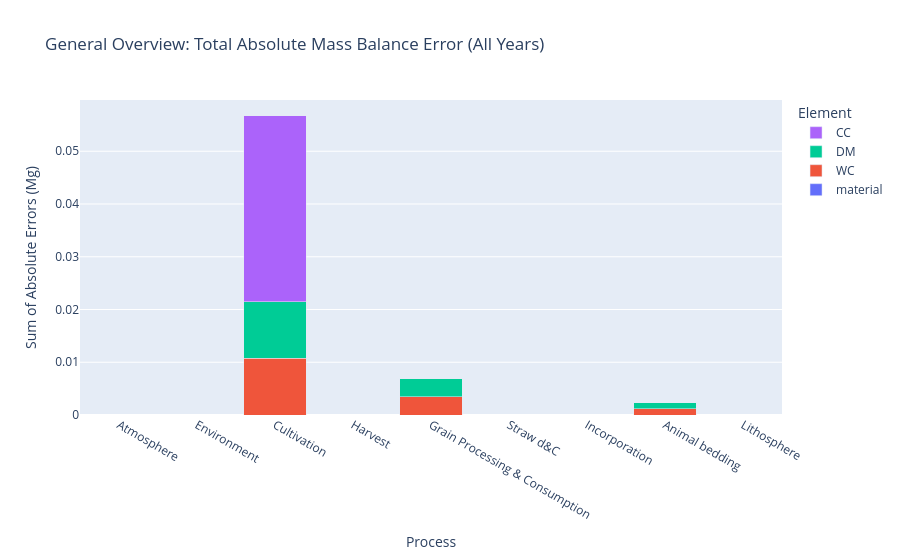

Notebook cell for this chart:
### Code cell
# Mass Balance Error Visualization
print("\n⚖️ Creating mass balance error plots...")
try:
    # Display the general overview plot
    print("\n--- General Overview: Total Absolute Errors ---")
    
    # --- DEBUG CELL ---
    print("\n" + "="*30)
    print("🔬 DEBUGGING FLOW F_00_02")
    print("="*30)
    try:
        debug_flow = mfa_system_with_results.FlowDict.get('F_00_02')
        if debug_flow:
            print("Elements:", mfa_system_with_results.Elements)
            print("Flow F_00_02 Values (first 5 years):")
            print(pd.DataFrame(debug_flow.Values[:5, :], columns=mfa_system_with_results.Elements).to_string())
        else:
            print("Flow F_00_02 not found in the system.")
    except Exception as e:
        print(f"Error during debug: {e}")
    print("="*30)
    # --- END DEBUG CELL ---
    
    plotting.plot_total_mass_balance_error(mfa_system_with_results)
    
    # Display the time-specific interactive plot
    print("\n--- Time-Specific View: Interactive Error Check ---")
    plotting.plot_optimized_mass_balance_error(mfa_system_with_results)
    
    print("✅ Mass balance error plots created")
except Exception as e:
    print(f"⚠️ Could not create mass balance error plots: {e}")

### Figure 1 — Plotly figure (JSON) as saved in the notebook; plotly's stock layout.template omitted (floating-point values rounded to 4 significant figures)
{"data": [{"name": "material", "type": "bar", "x": ["Atmosphere", "Environment", "Cultivation", "Harvest", "Grain Processing & Consumption", "Straw d&C", "Incorporation", "Animal bedding", "Lithosphere"], "y": [0, 0, 0, 0, 5.821e-10, 2.91e-10, 0, 1.455e-10, 0]}, {"name": "WC", "type": "bar", "x": ["Atmosphere", "Environment", "Cultivation", "Harvest", "Grain Processing & Consumption", "Straw d&C", "Incorporation", "Animal bedding", "Lithosphere"], "y": [0, 0, 0.01074, 8.731e-11, 0.00343, 1.237e-10, 0, 0.001144, 0]}, {"name": "DM", "type": "bar", "x": ["Atmosphere", "Environment", "Cultivation", "Harvest", "Grain Processing & Consumption", "Straw d&C", "Incorporation", "Animal bedding", "Lithosphere"], "y": [0, 0, 0.01074, 3.492e-10, 0.00343, 2.91e-10, 0, 0.001144, 0]}, {"name": "CC", "type": "bar", "x": ["Atmosphere", "Environment", "Cultivation", "Harvest", "Grain Processing & Consumption", "Straw d&C", "Incorporation", "Animal bedding", "Lithosphere"], "y": [0, 0, 0.03525, 1.746e-10, 0, 2.328e-10, 0, 0, 0]}], "layout": {"barmode": "stack", "legend": {"title": {"text": "Element"}}, "title": {"text": "General Overview: Total Absolute Mass Balance Error (All Years)"}, "xaxis": {"title": {"text": "Process"}}, "yaxis": {"title": {"text": "Sum of Absolute Errors (Mg)"}}}}
